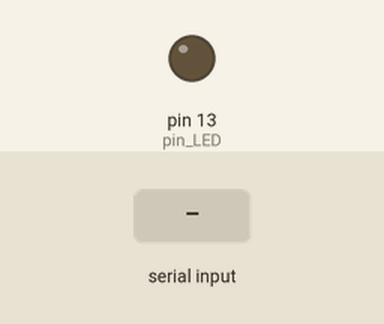
This sketch was run on a simulated Arduino Uno, built with avr-gcc and run on an emulated ATmega328P. Parts: output pins drawn as LEDs (lit = HIGH). Inputs (shaded band) come from the test bench.

Above: at 1.2 s.
1.3 s: "1" received over Serial
At 2.5 s:
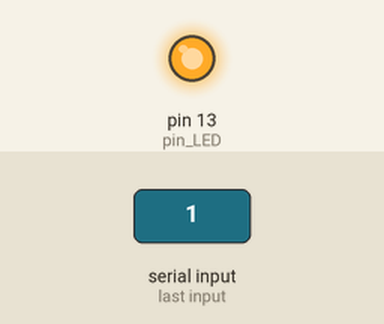
2.8 s: "0" received over Serial
At 3.8 s:
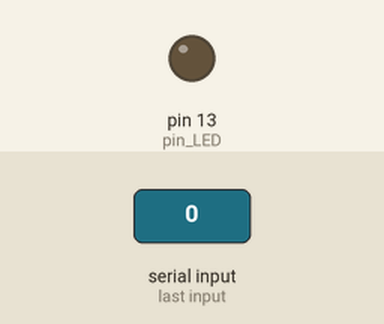
Timing chart, 0 to 5.8 s (numbered marks = the images above; inputs shaded):
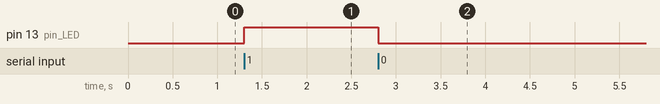

The sketch:

QDSpy_DIO.ino
```cpp
int pin_LED  = 13;

void setup()
{
  Serial.begin(115200);
  pinMode(pin_LED, OUTPUT);
}

void loop()
{
  delayMicroseconds(500);
}

void serialEvent()
{
  char ch;

  while (Serial.available()) {
    ch = (char)Serial.read();
    if(ch == '1')
      digitalWrite(pin_LED, true);
    else
      digitalWrite(pin_LED, false);
  }
}
```

Measured:
- after the input at 1.3 s, pin 13 (pin_LED): LOW → HIGH at once
- after the input at 2.8 s, pin 13 (pin_LED): HIGH → LOW at once
